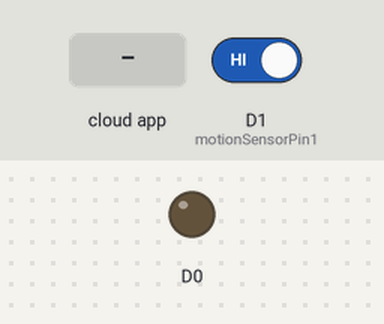
Bench run of a sketch on a simulated ESP8266 (NodeMCU). Shown: output pins drawn as LEDs (lit = HIGH). Inputs (shaded band) come from the test bench; at power-on: D1 (motionSensorPin1) HIGH. Not simulated (calls return 0 or success): CayenneWiFiClient.h.

Above: at 2.7 s.
2.8 s: the phone or cloud app sets 3 to 1
At 3.2 s:
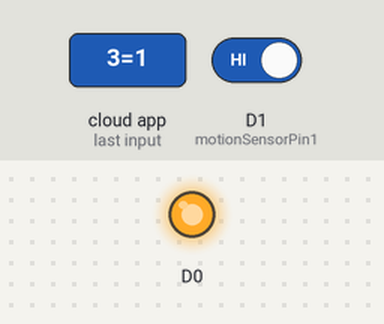
4.3 s: the phone or cloud app sets 3 to 0
At 5.7 s:
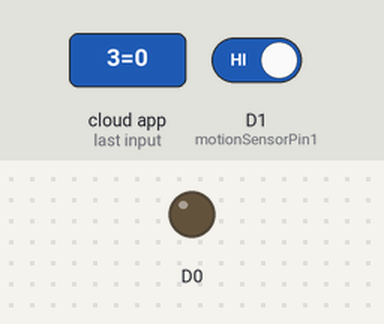
Timing chart, 0 to 7.3 s (numbered marks = the images above; inputs shaded):
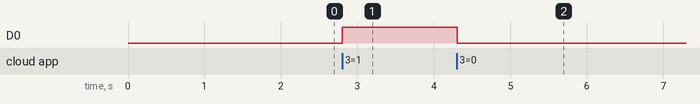

The sketch:

Cayenne_ESP8266_Motion_Light.ino
```cpp
#include "CayenneDefines.h"
#include "BlynkSimpleEsp8266.h"
#include "CayenneWiFiClient.h"
#define CAYENNE_DEBUG
#define CAYENNE_PRINT Serial

char token[] = "mmlognh31j";
char ssid[] = "BlueTardis_EXT";
char password[] = "Dog188*Uz6";

#define VIRTUAL_PIN1 V1

const int motionSensorPin1 = D1;
int previousState1 = -1;
int currentState1 = -1;
unsigned long previousMillis = 0;

void setup()
{
  Serial.begin(115200);
  pinMode(D0, OUTPUT);
  pinMode(motionSensorPin1, INPUT);
  Cayenne.begin(token, ssid, password);
}
void loop()
{
  Cayenne.run();
  checkSensor();
}

void checkSensor()
{
  unsigned long currentMillis = millis();
  // Check sensor data every 250 milliseconds
  if (currentMillis - previousMillis >= 2) {
    // Check the sensor state and send data when it changes.
    currentState1 = digitalRead(motionSensorPin1);
    if (currentState1 != previousState1) {
      Cayenne.virtualWrite(VIRTUAL_PIN1, currentState1);
      previousState1 = currentState1;
    }
    previousMillis = currentMillis;
  }
}
CAYENNE_IN(V3)
{
  // get value sent from dashboard
  int currentValue = getValue.asInt(); // 0 to 1

  // assuming you wire your relay as normally open
  if (currentValue == 1) {
    digitalWrite(D0, HIGH);
  } else {
    digitalWrite(D0, LOW);
  }
}
```

Measured:
- after the input at 2.8 s, D0: LOW → HIGH at once
- after the input at 4.3 s, D0: HIGH → LOW at once
